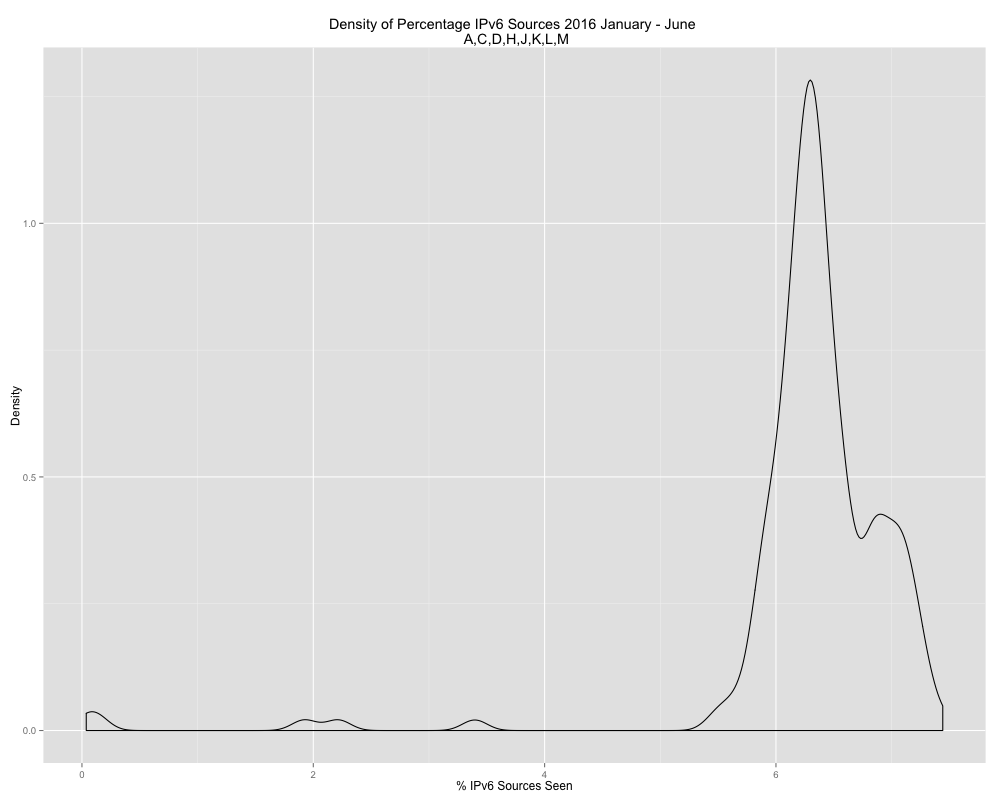

Write the R code that produced this figure.
#!/usr/bin/env Rscript --vanilla
##  The file is part of the RSSAC002 Graphing API.
##
##  The RSSAC002 Graphing API is free software: you can redistribute it and/or modify
##  it under the terms of the GNU General Public License as published by
##  the Free Software Foundation, either version 3 of the License, or
##  (at your option) any later version.
##
##  The RSSAC002 Graphing API is distributed in the hope that it will be useful,
##  but WITHOUT ANY WARRANTY; without even the implied warranty of
##  MERCHANTABILITY or FITNESS FOR A PARTICULAR PURPOSE. See the
##  GNU General Public License for more details.
##
##  You should have received a copy of the GNU General Public License
##  along with this program. If not, see <http://www.gnu.org/licenses/>.
##
##  Copyright (C) 2016, Andrew McConachie, <[email redacted]>
options(warn=1)
suppressPackageStartupMessages(library("methods"))
.libPaths(c(.libPaths(), "../"))
source('../rssac002.R') ## Include our RSSAC002 API
library(ggplot2) ## Our graphing library

Agg4 <- metricsByDate('..', 'a,c,d,h,j-m', '2016-01-01','2016-07-01', c('unique-sources', 'num-sources-ipv4'))
Agg6 <- metricsByDate('..', 'a,c,d,h,j-m', '2016-01-01','2016-07-01', c('unique-sources', 'num-sources-ipv6'))
Agg <- Agg6 / (Agg4+Agg6) * 100
days <- seq(as.Date('2016-01-01'), by='days', along.with=Agg4)

sources <- data.frame(dates=days, Agg=Agg)

png(filename='ex3.png', width=1000, height=800)
ggplot(sources, aes(Agg)) + labs(title='Density of Percentage IPv6 Sources 2016 January - June \n A,C,D,H,J,K,L,M', y='Density', x='% IPv6 Sources Seen') +
    geom_density()

